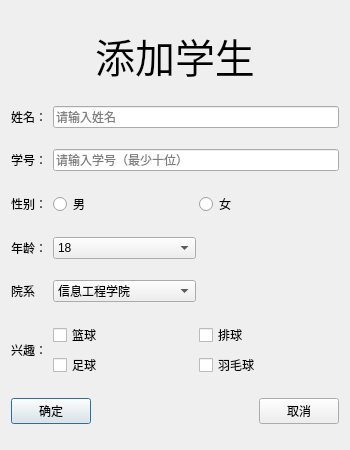
<?xml version="1.0" encoding="UTF-8"?>
<ui version="4.0">
 <class>addStu</class>
 <widget class="QDialog" name="addStu">
  <property name="geometry">
   <rect>
    <x>0</x>
    <y>0</y>
    <width>350</width>
    <height>450</height>
   </rect>
  </property>
  <property name="windowTitle">
   <string>添加学生</string>
  </property>
  <layout class="QVBoxLayout" name="verticalLayout">
   <item>
    <widget class="QLabel" name="label">
     <property name="sizePolicy">
      <sizepolicy hsizetype="Preferred" vsizetype="Fixed">
       <horstretch>0</horstretch>
       <verstretch>0</verstretch>
      </sizepolicy>
     </property>
     <property name="font">
      <font>
       <pointsize>30</pointsize>
      </font>
     </property>
     <property name="text">
      <string>添加学生</string>
     </property>
     <property name="alignment">
      <set>Qt::AlignCenter</set>
     </property>
    </widget>
   </item>
   <item>
    <layout class="QHBoxLayout" name="horizontalLayout" stretch="0,0">
     <item>
      <widget class="QLabel" name="label_2">
       <property name="text">
        <string>姓名：</string>
       </property>
      </widget>
     </item>
     <item>
      <widget class="QLineEdit" name="le_name">
       <property name="echoMode">
        <enum>QLineEdit::Normal</enum>
       </property>
       <property name="placeholderText">
        <string>请输入姓名</string>
       </property>
       <property name="clearButtonEnabled">
        <bool>true</bool>
       </property>
      </widget>
     </item>
    </layout>
   </item>
   <item>
    <layout class="QHBoxLayout" name="horizontalLayout_2" stretch="1,8">
     <item>
      <widget class="QLabel" name="label_3">
       <property name="text">
        <string>学号：</string>
       </property>
      </widget>
     </item>
     <item>
      <widget class="QLineEdit" name="le_id">
       <property name="placeholderText">
        <string>请输入学号（最少十位）</string>
       </property>
       <property name="clearButtonEnabled">
        <bool>true</bool>
       </property>
      </widget>
     </item>
    </layout>
   </item>
   <item>
    <layout class="QHBoxLayout" name="horizontalLayout_3" stretch="1,4,4">
     <item>
      <widget class="QLabel" name="label_4">
       <property name="text">
        <string>性别：</string>
       </property>
      </widget>
     </item>
     <item>
      <widget class="QRadioButton" name="rbtn_male">
       <property name="text">
        <string>男</string>
       </property>
       <attribute name="buttonGroup">
        <string notr="true">sexGroup</string>
       </attribute>
      </widget>
     </item>
     <item>
      <widget class="QRadioButton" name="rbtn_female">
       <property name="text">
        <string>女</string>
       </property>
       <attribute name="buttonGroup">
        <string notr="true">sexGroup</string>
       </attribute>
      </widget>
     </item>
    </layout>
   </item>
   <item>
    <layout class="QHBoxLayout" name="horizontalLayout_4" stretch="1,4,4">
     <item>
      <widget class="QLabel" name="label_5">
       <property name="text">
        <string>年龄：</string>
       </property>
      </widget>
     </item>
     <item>
      <widget class="QComboBox" name="cbb_age">
       <item>
        <property name="text">
         <string>18</string>
        </property>
       </item>
       <item>
        <property name="text">
         <string>19</string>
        </property>
       </item>
       <item>
        <property name="text">
         <string>20</string>
        </property>
       </item>
       <item>
        <property name="text">
         <string>21</string>
        </property>
       </item>
       <item>
        <property name="text">
         <string>22</string>
        </property>
       </item>
       <item>
        <property name="text">
         <string>23</string>
        </property>
       </item>
       <item>
        <property name="text">
         <string>24</string>
        </property>
       </item>
       <item>
        <property name="text">
         <string>25</string>
        </property>
       </item>
      </widget>
     </item>
     <item>
      <spacer name="horizontalSpacer_2">
       <property name="orientation">
        <enum>Qt::Horizontal</enum>
       </property>
       <property name="sizeHint" stdset="0">
        <size>
         <width>40</width>
         <height>20</height>
        </size>
       </property>
      </spacer>
     </item>
    </layout>
   </item>
   <item>
    <layout class="QHBoxLayout" name="horizontalLayout_5" stretch="1,4,4">
     <item>
      <widget class="QLabel" name="label_6">
       <property name="text">
        <string>院系</string>
       </property>
      </widget>
     </item>
     <item>
      <widget class="QComboBox" name="cbb_yx">
       <property name="currentIndex">
        <number>0</number>
       </property>
       <item>
        <property name="text">
         <string>信息工程学院</string>
        </property>
       </item>
       <item>
        <property name="text">
         <string>机械学院</string>
        </property>
       </item>
       <item>
        <property name="text">
         <string>汉语言学院</string>
        </property>
       </item>
       <item>
        <property name="text">
         <string>马克思学院</string>
        </property>
       </item>
      </widget>
     </item>
     <item>
      <spacer name="horizontalSpacer_3">
       <property name="orientation">
        <enum>Qt::Horizontal</enum>
       </property>
       <property name="sizeHint" stdset="0">
        <size>
         <width>40</width>
         <height>20</height>
        </size>
       </property>
      </spacer>
     </item>
    </layout>
   </item>
   <item>
    <layout class="QHBoxLayout" name="horizontalLayout_6" stretch="1,8">
     <item>
      <widget class="QLabel" name="label_7">
       <property name="text">
        <string>兴趣：</string>
       </property>
      </widget>
     </item>
     <item>
      <layout class="QGridLayout" name="gridLayout">
       <item row="0" column="0">
        <widget class="QCheckBox" name="checkBox">
         <property name="text">
          <string>篮球</string>
         </property>
         <attribute name="buttonGroup">
          <string notr="true">insGroup</string>
         </attribute>
        </widget>
       </item>
       <item row="0" column="1">
        <widget class="QCheckBox" name="checkBox_2">
         <property name="text">
          <string>排球</string>
         </property>
         <attribute name="buttonGroup">
          <string notr="true">insGroup</string>
         </attribute>
        </widget>
       </item>
       <item row="1" column="0">
        <widget class="QCheckBox" name="checkBox_3">
         <property name="text">
          <string>足球</string>
         </property>
         <attribute name="buttonGroup">
          <string notr="true">insGroup</string>
         </attribute>
        </widget>
       </item>
       <item row="1" column="1">
        <widget class="QCheckBox" name="checkBox_4">
         <property name="text">
          <string>羽毛球</string>
         </property>
         <attribute name="buttonGroup">
          <string notr="true">insGroup</string>
         </attribute>
        </widget>
       </item>
      </layout>
     </item>
    </layout>
   </item>
   <item>
    <layout class="QHBoxLayout" name="horizontalLayout_7">
     <item>
      <widget class="QPushButton" name="btn_ok">
       <property name="text">
        <string>确定</string>
       </property>
      </widget>
     </item>
     <item>
      <spacer name="horizontalSpacer">
       <property name="orientation">
        <enum>Qt::Horizontal</enum>
       </property>
       <property name="sizeHint" stdset="0">
        <size>
         <width>40</width>
         <height>20</height>
        </size>
       </property>
      </spacer>
     </item>
     <item>
      <widget class="QPushButton" name="btn_cancel">
       <property name="text">
        <string>取消</string>
       </property>
      </widget>
     </item>
    </layout>
   </item>
  </layout>
 </widget>
 <layoutdefault spacing="6" margin="11"/>
 <resources/>
 <connections>
  <connection>
   <sender>btn_cancel</sender>
   <signal>pressed()</signal>
   <receiver>addStu</receiver>
   <slot>close()</slot>
   <hints>
    <hint type="sourcelabel">
     <x>302</x>
     <y>415</y>
    </hint>
    <hint type="destinationlabel">
     <x>174</x>
     <y>224</y>
    </hint>
   </hints>
  </connection>
 </connections>
 <buttongroups>
  <buttongroup name="sexGroup"/>
  <buttongroup name="insGroup">
   <property name="exclusive">
    <bool>false</bool>
   </property>
  </buttongroup>
 </buttongroups>
</ui>
